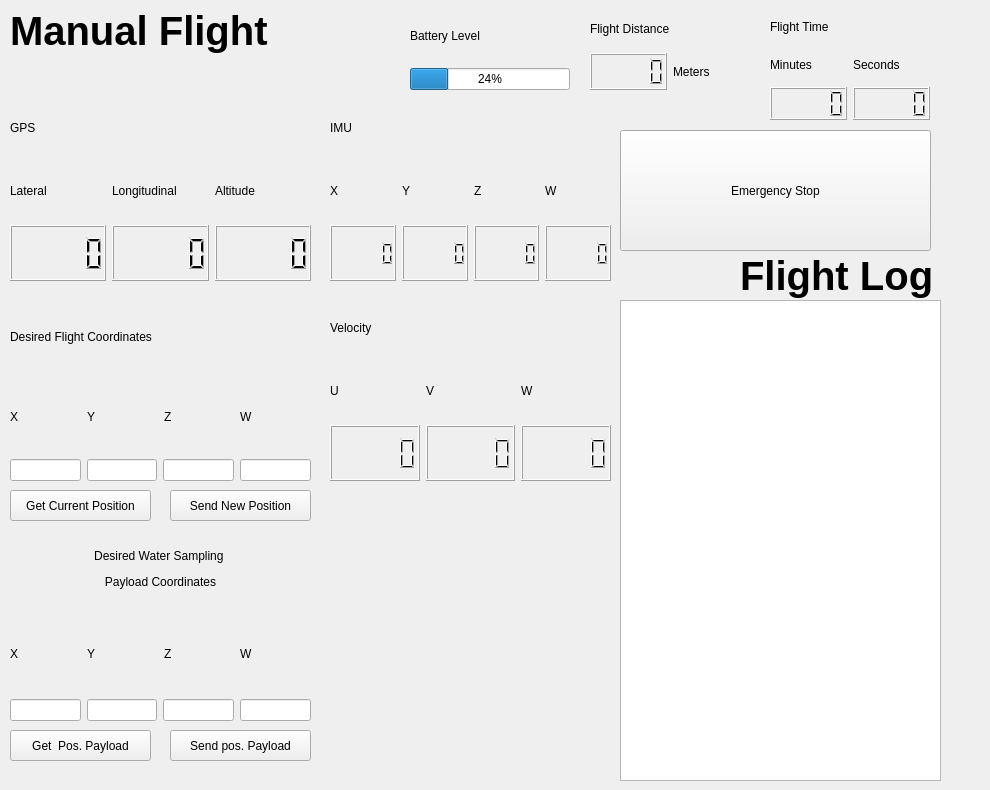
  <widget class="QWidget" name="ManualFlightManagment_Tab">
   <attribute name="title">
    <string>Manual Flight</string>
   </attribute>
   <widget class="QLabel" name="ManualFlightTitle">
    <property name="geometry">
     <rect>
      <x>10</x>
      <y>0</y>
      <width>271</width>
      <height>61</height>
     </rect>
    </property>
    <property name="font">
     <font>
      <pointsize>30</pointsize>
      <weight>75</weight>
      <bold>true</bold>
     </font>
    </property>
    <property name="text">
     <string>Manual Flight</string>
    </property>
   </widget>
   <widget class="QWidget" name="verticalLayoutWidget_8">
    <property name="geometry">
     <rect>
      <x>770</x>
      <y>10</y>
      <width>160</width>
      <height>110</height>
     </rect>
    </property>
    <layout class="QVBoxLayout" name="FlightTimeVLayout_4">
     <item>
      <widget class="QLabel" name="FlightTimeLabel_4">
       <property name="text">
        <string>Flight Time</string>
       </property>
      </widget>
     </item>
     <item>
      <layout class="QHBoxLayout" name="FlightTimeHLabel_4">
       <item>
        <widget class="QLabel" name="Min_Label_4">
         <property name="text">
          <string>Minutes</string>
         </property>
        </widget>
       </item>
       <item>
        <widget class="QLabel" name="Sec_Label_4">
         <property name="text">
          <string>Seconds</string>
         </property>
        </widget>
       </item>
      </layout>
     </item>
     <item>
      <layout class="QHBoxLayout" name="FlightTime_DISP_4">
       <item>
        <widget class="QLCDNumber" name="Min_DISP_4"/>
       </item>
       <item>
        <widget class="QLCDNumber" name="Sec_DISP_4"/>
       </item>
      </layout>
     </item>
    </layout>
   </widget>
   <widget class="QWidget" name="verticalLayoutWidget_9">
    <property name="geometry">
     <rect>
      <x>10</x>
      <y>100</y>
      <width>301</width>
      <height>181</height>
     </rect>
    </property>
    <layout class="QVBoxLayout" name="GPSDataLayout_2">
     <item>
      <widget class="QLabel" name="GPSLabel_4">
       <property name="text">
        <string>GPS</string>
       </property>
      </widget>
     </item>
     <item>
      <layout class="QHBoxLayout" name="GPSHLayout_4">
       <item>
        <widget class="QLabel" name="LatLabel_4">
         <property name="text">
          <string>Lateral</string>
         </property>
        </widget>
       </item>
       <item>
        <widget class="QLabel" name="LongLabel_4">
         <property name="text">
          <string>Longitudinal</string>
         </property>
        </widget>
       </item>
       <item>
        <widget class="QLabel" name="AltLabel_4">
         <property name="text">
          <string>Altitude</string>
         </property>
        </widget>
       </item>
      </layout>
     </item>
     <item>
      <layout class="QHBoxLayout" name="GPS_DISP_4">
       <item>
        <widget class="QLCDNumber" name="LatGPS_DISP_4"/>
       </item>
       <item>
        <widget class="QLCDNumber" name="LongGPS_DISP_4"/>
       </item>
       <item>
        <widget class="QLCDNumber" name="AltGPS_DISP_4"/>
       </item>
      </layout>
     </item>
    </layout>
   </widget>
   <widget class="QWidget" name="verticalLayoutWidget_10">
    <property name="geometry">
     <rect>
      <x>410</x>
      <y>10</y>
      <width>160</width>
      <height>80</height>
     </rect>
    </property>
    <layout class="QVBoxLayout" name="BatLayout_2">
     <item>
      <widget class="QLabel" name="BatLabel_4">
       <property name="text">
        <string>Battery Level</string>
       </property>
      </widget>
     </item>
     <item>
      <widget class="QProgressBar" name="BatInd_4">
       <property name="value">
        <number>24</number>
       </property>
      </widget>
     </item>
    </layout>
   </widget>
   <widget class="QLabel" name="FlightLogTitle_2">
    <property name="geometry">
     <rect>
      <x>740</x>
      <y>250</y>
      <width>241</width>
      <height>51</height>
     </rect>
    </property>
    <property name="font">
     <font>
      <pointsize>30</pointsize>
      <weight>75</weight>
      <bold>true</bold>
     </font>
    </property>
    <property name="text">
     <string>Flight Log</string>
    </property>
   </widget>
   <widget class="QTextBrowser" name="Logging_2">
    <property name="geometry">
     <rect>
      <x>620</x>
      <y>300</y>
      <width>321</width>
      <height>481</height>
     </rect>
    </property>
   </widget>
   <widget class="QPushButton" name="GetCurrentPositionUAV_2">
    <property name="geometry">
     <rect>
      <x>10</x>
      <y>490</y>
      <width>141</width>
      <height>31</height>
     </rect>
    </property>
    <property name="text">
     <string>Get Current Position</string>
    </property>
   </widget>
   <widget class="QPushButton" name="GetCurrentPositionPayload_2">
    <property name="geometry">
     <rect>
      <x>10</x>
      <y>730</y>
      <width>141</width>
      <height>31</height>
     </rect>
    </property>
    <property name="text">
     <string>Get  Pos. Payload</string>
    </property>
   </widget>
   <widget class="QPushButton" name="SendPositionPayload_2">
    <property name="geometry">
     <rect>
      <x>170</x>
      <y>730</y>
      <width>141</width>
      <height>31</height>
     </rect>
    </property>
    <property name="text">
     <string>Send pos. Payload</string>
    </property>
   </widget>
   <widget class="QWidget" name="verticalLayoutWidget_17">
    <property name="geometry">
     <rect>
      <x>10</x>
      <y>300</y>
      <width>301</width>
      <height>181</height>
     </rect>
    </property>
    <layout class="QVBoxLayout" name="DesiredFlightLayout_2">
     <item>
      <widget class="QLabel" name="DesiredFlightCoordinates_2">
       <property name="text">
        <string>Desired Flight Coordinates</string>
       </property>
      </widget>
     </item>
     <item>
      <layout class="QHBoxLayout" name="FlightHLayout_2">
       <item>
        <widget class="QLabel" name="XLabel1_2">
         <property name="text">
          <string>X</string>
         </property>
        </widget>
       </item>
       <item>
        <widget class="QLabel" name="YLabel1_2">
         <property name="text">
          <string>Y</string>
         </property>
        </widget>
       </item>
       <item>
        <widget class="QLabel" name="ZLabel1_2">
         <property name="text">
          <string>Z</string>
         </property>
        </widget>
       </item>
       <item>
        <widget class="QLabel" name="WLabel1_2">
         <property name="text">
          <string>W</string>
         </property>
        </widget>
       </item>
      </layout>
     </item>
     <item>
      <layout class="QHBoxLayout" name="FlightHLayout1_2">
       <item>
        <widget class="QLineEdit" name="XPositionUAV_2"/>
       </item>
       <item>
        <widget class="QLineEdit" name="YPositionUAV_2"/>
       </item>
       <item>
        <widget class="QLineEdit" name="ZPositionUAV_2"/>
       </item>
       <item>
        <widget class="QLineEdit" name="WPositionUAV_2"/>
       </item>
      </layout>
     </item>
    </layout>
   </widget>
   <widget class="QPushButton" name="SendPositionUAV_2">
    <property name="geometry">
     <rect>
      <x>170</x>
      <y>490</y>
      <width>141</width>
      <height>31</height>
     </rect>
    </property>
    <property name="text">
     <string>Send New Position</string>
    </property>
   </widget>
   <widget class="QWidget" name="verticalLayoutWidget_11">
    <property name="geometry">
     <rect>
      <x>590</x>
      <y>10</y>
      <width>160</width>
      <height>80</height>
     </rect>
    </property>
    <layout class="QVBoxLayout" name="FlightDistVLayout_4">
     <item>
      <widget class="QLabel" name="FlightDistLabel_4">
       <property name="text">
        <string>Flight Distance</string>
       </property>
      </widget>
     </item>
     <item>
      <layout class="QHBoxLayout" name="FlightDistHLayout_4">
       <item>
        <widget class="QLCDNumber" name="Meters_DISP_4"/>
       </item>
       <item>
        <widget class="QLabel" name="Meters_Label_4">
         <property name="text">
          <string>Meters</string>
         </property>
        </widget>
       </item>
      </layout>
     </item>
    </layout>
   </widget>
   <widget class="QWidget" name="verticalLayoutWidget_12">
    <property name="geometry">
     <rect>
      <x>330</x>
      <y>300</y>
      <width>281</width>
      <height>181</height>
     </rect>
    </property>
    <layout class="QVBoxLayout" name="VelVLayout_4">
     <item>
      <widget class="QLabel" name="VelLabel_4">
       <property name="text">
        <string>Velocity</string>
       </property>
      </widget>
     </item>
     <item>
      <layout class="QHBoxLayout" name="VelHLabel_4">
       <item>
        <widget class="QLabel" name="U_VEL_Label_4">
         <property name="text">
          <string>U</string>
         </property>
        </widget>
       </item>
       <item>
        <widget class="QLabel" name="V_VEL_Label_4">
         <property name="text">
          <string>V</string>
         </property>
        </widget>
       </item>
       <item>
        <widget class="QLabel" name="W_VEL_Label_4">
         <property name="text">
          <string>W</string>
         </property>
        </widget>
       </item>
      </layout>
     </item>
     <item>
      <layout class="QHBoxLayout" name="Vel_DISP_4">
       <item>
        <widget class="QLCDNumber" name="U_Vel_DISP_4"/>
       </item>
       <item>
        <widget class="QLCDNumber" name="V_Vel_DISP_4"/>
       </item>
       <item>
        <widget class="QLCDNumber" name="W_Vel_DISP_4"/>
       </item>
      </layout>
     </item>
    </layout>
   </widget>
   <widget class="QPushButton" name="EmergencyStop_2">
    <property name="geometry">
     <rect>
      <x>620</x>
      <y>130</y>
      <width>311</width>
      <height>121</height>
     </rect>
    </property>
    <property name="text">
     <string>Emergency Stop</string>
    </property>
   </widget>
   <widget class="QWidget" name="verticalLayoutWidget_13">
    <property name="geometry">
     <rect>
      <x>330</x>
      <y>100</y>
      <width>281</width>
      <height>181</height>
     </rect>
    </property>
    <layout class="QVBoxLayout" name="IMULayout_2">
     <item>
      <widget class="QLabel" name="IMULabel_4">
       <property name="text">
        <string>IMU</string>
       </property>
      </widget>
     </item>
     <item>
      <layout class="QHBoxLayout" name="IMUHLayout_2">
       <item>
        <widget class="QLabel" name="XLabel0_2">
         <property name="text">
          <string>X</string>
         </property>
        </widget>
       </item>
       <item>
        <widget class="QLabel" name="YLabel0_2">
         <property name="text">
          <string>Y</string>
         </property>
        </widget>
       </item>
       <item>
        <widget class="QLabel" name="ZLabel0_2">
         <property name="text">
          <string>Z</string>
         </property>
        </widget>
       </item>
       <item>
        <widget class="QLabel" name="WLabel0_2">
         <property name="text">
          <string>W</string>
         </property>
        </widget>
       </item>
      </layout>
     </item>
     <item>
      <layout class="QHBoxLayout" name="IMU_DISP_2">
       <item>
        <widget class="QLCDNumber" name="X_DISP_4"/>
       </item>
       <item>
        <widget class="QLCDNumber" name="Y_DISP_4"/>
       </item>
       <item>
        <widget class="QLCDNumber" name="Z_DISP_4"/>
       </item>
       <item>
        <widget class="QLCDNumber" name="W_DISP_4"/>
       </item>
      </layout>
     </item>
    </layout>
   </widget>
   <widget class="QWidget" name="verticalLayoutWidget_18">
    <property name="geometry">
     <rect>
      <x>10</x>
      <y>530</y>
      <width>301</width>
      <height>191</height>
     </rect>
    </property>
    <layout class="QVBoxLayout" name="WaterSamplingLayout_2">
     <item>
      <widget class="QLabel" name="DesiredWaterSamplingPayloadCoordinates_2">
       <property name="text">
        <string>&lt;html&gt;&lt;head/&gt;&lt;body&gt;&lt;p align=&quot;center&quot;&gt;Desired Water Sampling &lt;/p&gt;&lt;p align=&quot;center&quot;&gt;Payload Coordinates&lt;/p&gt;&lt;/body&gt;&lt;/html&gt;</string>
       </property>
      </widget>
     </item>
     <item>
      <layout class="QHBoxLayout" name="WaterHLayout_2">
       <item>
        <widget class="QLabel" name="XLabel2_2">
         <property name="text">
          <string>X</string>
         </property>
        </widget>
       </item>
       <item>
        <widget class="QLabel" name="YLabel2_2">
         <property name="text">
          <string>Y</string>
         </property>
        </widget>
       </item>
       <item>
        <widget class="QLabel" name="ZLabel2_2">
         <property name="text">
          <string>Z</string>
         </property>
        </widget>
       </item>
       <item>
        <widget class="QLabel" name="WLabel2_2">
         <property name="text">
          <string>W</string>
         </property>
        </widget>
       </item>
      </layout>
     </item>
     <item>
      <layout class="QHBoxLayout" name="WaterHLayout1_2">
       <item>
        <widget class="QLineEdit" name="XPositionPayload_2"/>
       </item>
       <item>
        <widget class="QLineEdit" name="YPositionPayload_2"/>
       </item>
       <item>
        <widget class="QLineEdit" name="ZPositionPayload_2"/>
       </item>
       <item>
        <widget class="QLineEdit" name="WPositionPayload_2"/>
       </item>
      </layout>
     </item>
    </layout>
   </widget>
  </widget>
